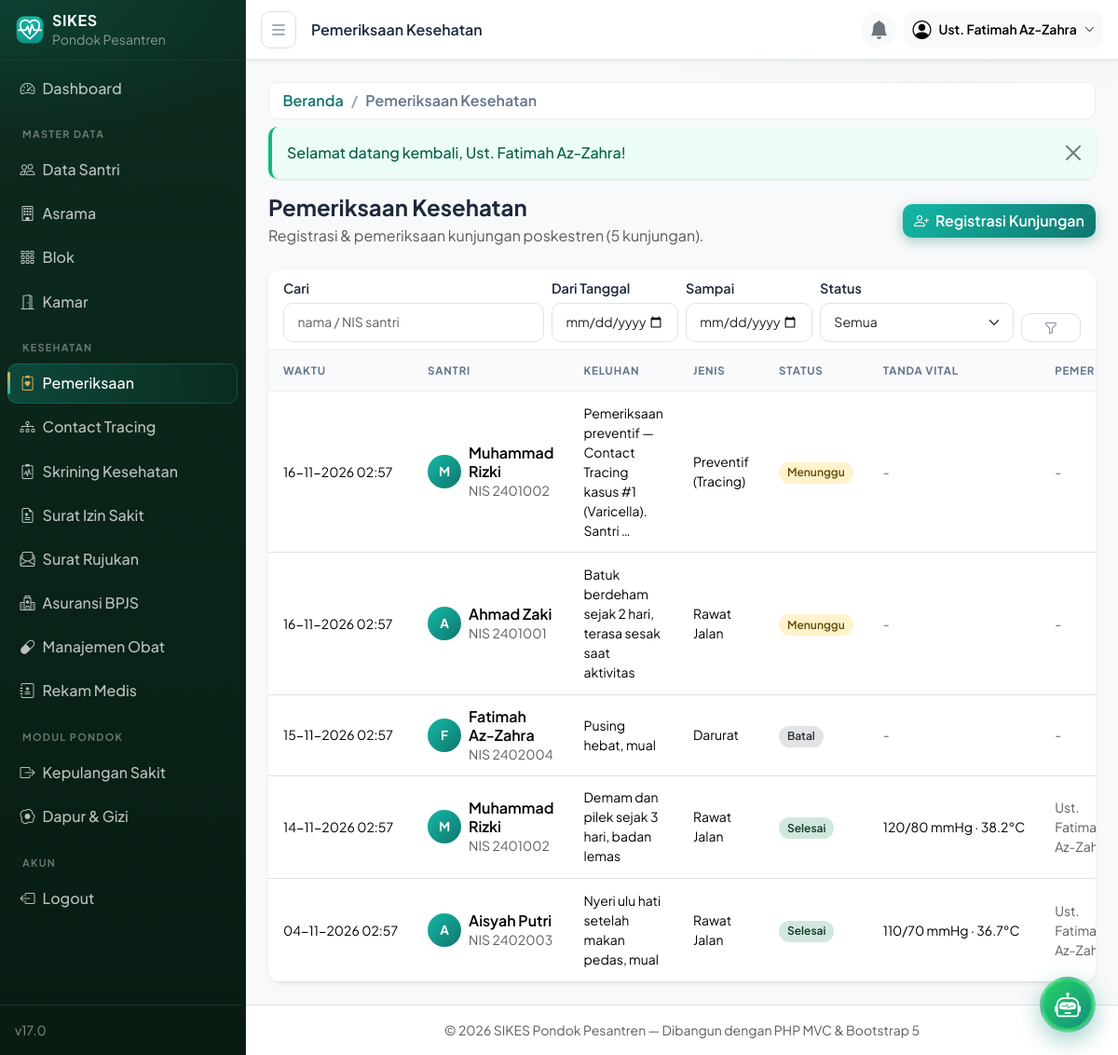
Screenshot of /pemeriksaan (signed in) with the database file from the repository.
### tables this page shows
CREATE TABLE pemeriksaan (
  id                 BIGINT UNSIGNED AUTO_INCREMENT PRIMARY KEY,
  santri_id          INT UNSIGNED NOT NULL,
  tanggal_kunjungan  DATETIME NOT NULL,
  jenis_kunjungan    ENUM('rawat_jalan','darurat','kontrol','preventif') NOT NULL DEFAULT 'rawat_jalan',
  keluhan            TEXT NOT NULL,
  pemeriksaan_awal   TEXT DEFAULT NULL,
  suhu_c             DECIMAL(4,1) DEFAULT NULL COMMENT '33.0 - 45.0',
  td_sistol          SMALLINT UNSIGNED DEFAULT NULL COMMENT '50 - 300 mmHg',
  td_diastol         SMALLINT UNSIGNED DEFAULT NULL COMMENT '20 - 200 mmHg',
  nadi               SMALLINT UNSIGNED DEFAULT NULL COMMENT '20 - 250 x/menit',
  pernapasan         SMALLINT UNSIGNED DEFAULT NULL COMMENT '5 - 80 x/menit',
  hasil_pemeriksaan  TEXT DEFAULT NULL,
  diagnosis          TEXT DEFAULT NULL COMMENT 'isian manual tenaga medis',
  tindakan           TEXT DEFAULT NULL,
  resep_obat         TEXT DEFAULT NULL,
  catatan_lanjutan   TEXT DEFAULT NULL,
  tanggal_kontrol    DATE DEFAULT NULL,
  status             ENUM('menunggu','selesai','batal') NOT NULL DEFAULT 'menunggu',
  pemeriksa_id       INT UNSIGNED DEFAULT NULL,
  petugas_id         INT UNSIGNED DEFAULT NULL,
  created_at         TIMESTAMP NOT NULL DEFAULT CURRENT_TIMESTAMP,
  updated_at         TIMESTAMP NOT NULL DEFAULT CURRENT_TIMESTAMP ON UPDATE CURRENT_TIMESTAMP,
  INDEX idx_pemeriksaan_tanggal (tanggal_kunjungan),
  INDEX idx_pemeriksaan_status  (status),
  CONSTRAINT fk_pemeriksaan_santri FOREIGN KEY (santri_id) REFERENCES santri (id)
    ON DELETE CASCADE ON UPDATE CASCADE,
  CONSTRAINT fk_pemeriksaan_pemeriksa FOREIGN KEY (pemeriksa_id) REFERENCES users (id)
    ON DELETE SET NULL ON UPDATE CASCADE,
  CONSTRAINT fk_pemeriksaan_petugas FOREIGN KEY (petugas_id) REFERENCES users (id)
    ON DELETE SET NULL ON UPDATE CASCADE
);

CREATE TABLE santri (
  id            INT UNSIGNED AUTO_INCREMENT PRIMARY KEY,
  nis           VARCHAR(20) NOT NULL UNIQUE,
  nisn          VARCHAR(15) DEFAULT NULL UNIQUE,
  nama          VARCHAR(100) NOT NULL,
  jenis_kelamin ENUM('L','P') NOT NULL,
  tempat_lahir  VARCHAR(100) DEFAULT NULL,
  tanggal_lahir DATE DEFAULT NULL,
  alamat        VARCHAR(255) DEFAULT NULL,
  no_telepon    VARCHAR(20) DEFAULT NULL,
  wali_id       INT UNSIGNED DEFAULT NULL,
  kamar_id      INT UNSIGNED DEFAULT NULL COMMENT 'NULL = belum ditempatkan',
  status        ENUM('aktif','nonaktif') NOT NULL DEFAULT 'aktif',
  created_at    TIMESTAMP NOT NULL DEFAULT CURRENT_TIMESTAMP,
  updated_at    TIMESTAMP NOT NULL DEFAULT CURRENT_TIMESTAMP ON UPDATE CURRENT_TIMESTAMP,
  INDEX idx_santri_nama (nama),
  INDEX idx_santri_status (status),
  CONSTRAINT fk_santri_wali FOREIGN KEY (wali_id) REFERENCES wali_santri (id)
    ON DELETE SET NULL ON UPDATE CASCADE,
  CONSTRAINT fk_santri_kamar FOREIGN KEY (kamar_id) REFERENCES kamar (id)
    ON DELETE SET NULL ON UPDATE CASCADE
);

CREATE TABLE users (
  id         INT UNSIGNED AUTO_INCREMENT PRIMARY KEY,
  nama       VARCHAR(100) NOT NULL,
  username   VARCHAR(50)  NOT NULL UNIQUE,
  email      VARCHAR(100) DEFAULT NULL,
  password   VARCHAR(255) NOT NULL COMMENT 'bcrypt via password_hash()',
  role_id    INT UNSIGNED NOT NULL,
  is_active  TINYINT(1) NOT NULL DEFAULT 1,
  last_login DATETIME DEFAULT NULL,
  created_at TIMESTAMP NOT NULL DEFAULT CURRENT_TIMESTAMP,
  updated_at TIMESTAMP NOT NULL DEFAULT CURRENT_TIMESTAMP ON UPDATE CURRENT_TIMESTAMP,
  CONSTRAINT fk_users_role FOREIGN KEY (role_id) REFERENCES roles (id)
    ON DELETE RESTRICT ON UPDATE CASCADE
);

### app/core/helpers.php (called while the page is built, shortened)
<?php
function e(?string $value): string
{
    return htmlspecialchars($value ?? '', ENT_QUOTES, 'UTF-8');
}
function base_url(string $path = ''): string
{
    return APP_URL . '/' . ltrim($path, '/');
}
function app_base_path(): string
{
    $dir = rtrim(str_replace('\\', '/', dirname($_SERVER['SCRIPT_NAME'] ?? '/')), '/');
    return $dir;
}
function current_path(): string
{
    $uri  = parse_url($_SERVER['REQUEST_URI'] ?? '/', PHP_URL_PATH) ?: '/';
    $base = app_base_path();
    $uri = '/' . trim($uri, '/');
    return $uri === '//' ? '/' : $uri;
}

### app/core/Controller.php (called while the page is built, shortened)
<?php
abstract class Controller
{
    protected function view(string $view, array $vars = [], ?string $layout = 'layouts/main'): void
    {
        extract($vars, EXTR_SKIP);
        require ROOT_PATH . '/app/views/' . str_replace('..', '', $layout) . '.php';
    }
}

### app/controllers/PemeriksaanController.php (called while the page is built, shortened)
<?php
class PemeriksaanController extends Controller
{
    private Pemeriksaan $pemeriksaan;
    public function __construct()
    {
        $this->pemeriksaan = new Pemeriksaan();
    }
    public function index(): void
    {
        $filters = [
            'q'         => trim($_GET['q'] ?? ''),
            'date_from' => trim($_GET['date_from'] ?? ''),
            'date_to'   => trim($_GET['date_to'] ?? ''),
            'status'    => in_array($_GET['status'] ?? '', ['menunggu', 'selesai', 'batal'], true) ? $_GET['status'] : '',
        ];
        $page = max(1, (int) ($_GET['page'] ?? 1));
        $this->view('pemeriksaan/index', [
            'title'   => 'Pemeriksaan Kesehatan',
            'user'    => Auth::user(),
            'data'    => $this->pemeriksaan->paginate($page, 10, $filters),
            'filters' => $filters,
        ]);
    }
}

### app/core/App.php (called while the page is built, shortened)
<?php
class App
{
    public function run(): void
    {
        $router = new Router();
        $router->dispatch();
    }
}

### public/index.php (called while the page is built, shortened)
<?php
require ROOT_PATH . '/app/core/helpers.php';
require ROOT_PATH . '/app/core/App.php';
(new App\Core\App())->run();

### app/core/Session.php (called while the page is built, shortened)
<?php
class Session
{
    public static function user(): ?array
    {
        $user = $_SESSION['user'] ?? null;
        return $user;
    }
}

### app/core/Auth.php (called while the page is built, shortened)
<?php
final class Auth
{
    public static function user(): ?array
    {
        return Session::user();
    }
    public static function hasPermission(string $permission): bool
    {
        $user = Session::user();
        return in_array($permission, $user['permissions'] ?? [], true);
    }
}

### app/core/Database.php (called while the page is built, shortened)
<?php
class Database
{
    private static ?Database $instance = null;
    private PDO $pdo;
    private function __construct()
    {
        $dsn = sprintf('mysql:host=%s;port=%s;dbname=%s;charset=%s', DB_HOST, DB_PORT, DB_NAME, DB_CHARSET);
        try {
            $this->pdo = new PDO($dsn, DB_USER, DB_PASS, [
                PDO::ATTR_ERRMODE            => PDO::ERRMODE_EXCEPTION,
                PDO::ATTR_DEFAULT_FETCH_MODE => PDO::FETCH_ASSOC,
                PDO::ATTR_EMULATE_PREPARES   => false,
            ]);
        } catch (PDOException $e) {
            if (APP_ENV === 'development') {
                exit('Koneksi database gagal: ' . $e->getMessage()
                    . ' — periksa app/config/config.php dan pastikan database sudah diimpor.');
            }
            exit('Terjadi kesalahan pada server. Silakan coba lagi nanti.');
        }
    }
    public static function getInstance(): Database
    {
        return self::$instance ??= new self();
    }
    public function query(string $sql, array $params = []): PDOStatement
    {
        $stmt = $this->pdo->prepare($sql);
        $stmt->execute($params);
        return $stmt;
    }
    public function fetchAll(string $sql, array $params = []): array
    {
        return $this->query($sql, $params)->fetchAll();
    }
}

### app/models/Pemeriksaan.php (called while the page is built, shortened)
<?php
class Pemeriksaan extends Model
{
    public function paginate(int $page, int $perPage, array $f = []): array
    {
        $offset = max(0, ($page - 1) * $perPage);
        $where  = [];
        $params = [];
        $whereSql = $where ? ' WHERE ' . implode(' AND ', $where) : '';
        $join     = ' FROM pemeriksaan p JOIN santri s ON s.id = p.santri_id';
        $total = (int) ($this->db->fetch(
            "SELECT COUNT(*) AS total{$join}{$whereSql}", $params
        )['total'] ?? 0);
        $rows = $this->db->fetchAll(
            self::BASE . "{$whereSql} ORDER BY p.tanggal_kunjungan DESC, p.id DESC
            LIMIT {$perPage} OFFSET {$offset}",
            $params
        );
        return ['rows' => $rows, 'total' => $total, 'page' => $page, 'pages' => max(1, (int) ceil($total / $perPage))];
    }
}

### app/core/Model.php (called while the page is built, shortened)
<?php
abstract class Model
{
    public function __construct()
    {
        $this->db = Database::getInstance();
    }
}

### app/views/pemeriksaan/index.php (the view, shortened to what this page needs)
<?php
 $statusMap = ['menunggu' => 'warning', 'selesai' => 'success', 'batal' => 'secondary'];
?>
<div class="d-flex flex-wrap align-items-center justify-content-between mb-4 gap-2">
    <div>
        <h1 class="h4 fw-bold mb-1">Pemeriksaan Kesehatan</h1>
        <p class="text-muted mb-0">Registrasi &amp; pemeriksaan kunjungan poskestren (<?= (int) $data['total'] ?> kunjungan).</p>
    </div>
    <?php if (Auth::hasPermission('pemeriksaan.create')): ?>
    <a href="<?= base_url('/pemeriksaan/create') ?>" class="btn btn-brand">
        <i class="bi bi-person-plus me-1"></i> Registrasi Kunjungan
    </a>
    <?php endif; ?>
</div>
<?php require ROOT_PATH . '/app/views/partials/flash.php'; ?>
<div class="card border-0 shadow-sm">
    <div class="card-header bg-white">
        <form class="row g-2 align-items-end" method="GET" action="<?= base_url('/pemeriksaan') ?>">
            <div class="col-md-4">
                <label class="form-label small mb-1">Cari</label>
                <input type="text" name="q" class="form-control form-control-sm"
                       placeholder="nama / NIS santri" value="<?= e($filters['q']) ?>">
            </div>
            <div class="col-6 col-md-2">
                <label class="form-label small mb-1">Dari Tanggal</label>
                <input type="date" name="date_from" class="form-control form-control-sm" value="<?= e($filters['date_from']) ?>">
            </div>
            <div class="col-6 col-md-2">
                <label class="form-label small mb-1">Sampai</label>
                <input type="date" name="date_to" class="form-control form-control-sm" value="<?= e($filters['date_to']) ?>">
            </div>
            <div class="col-6 col-md-3">
                <label class="form-label small mb-1">Status</label>
                <select name="status" class="form-select form-select-sm">
                    <option value="">Semua</option>
                </select>
            </div>
            <div class="col-6 col-md-1 d-grid">
                <button class="btn btn-sm btn-outline-secondary"><i class="bi bi-funnel"></i></button>
            </div>
        </form>
    </div>
    <div class="table-responsive">
        <table class="table table-hover align-middle mb-0">
            <thead><tr>
                <th>Waktu</th><th>Santri</th><th>Keluhan</th><th>Jenis</th><th>Status</th>
                <th>Tanda Vital</th><th>Pemeriksa</th><th class="text-end">Aksi</th>
            </tr></thead>
            <tbody>
            <?php foreach ($data['rows'] as $row): ?>
                <tr>
                    <td class="small text-nowrap"><?= e(date('d-m-Y H:i', strtotime($row['tanggal_kunjungan']))) ?></td>
                    <td>
                        <div class="d-flex align-items-center gap-2">
                            <div class="avatar-sm"><?= e(strtoupper(mb_substr($row['santri_nama'], 0, 1))) ?></div>
                            <div class="lh-sm">
                                <div class="fw-semibold"><?= e($row['santri_nama']) ?></div>
                                <small class="text-muted">NIS <?= e($row['nis']) ?></small>
                            </div>
                        </div>
                    </td>
                    <td class="small" style="max-width:220px"><?= e(mb_strimwidth($row['keluhan'], 0, 70, '…')) ?></td>
                    <td class="small"><?= Pemeriksaan::JENIS_LABEL[$row['jenis_kunjungan']] ?? e($row['jenis_kunjungan']) ?></td>
                    <td>
                        <span class="badge bg-<?= $statusMap[$row['status']] ?>-subtle text-<?= $statusMap[$row['status']] ?>-emphasis">
                            <?= Pemeriksaan::STATUS_LABEL[$row['status']] ?>
                        </span>
                    </td>
                    <td class="small text-nowrap">
                        <?php if ($row['suhu_c'] !== null || $row['td_sistol'] !== null): ?>
                            <?= $row['td_sistol'] !== null ? e($row['td_sistol'] . '/' . $row['td_diastol']) . ' mmHg' : '' ?>
                            <?= $row['suhu_c'] !== null ? ($row['td_sistol'] !== null ? ' · ' : '') . e((string) $row['suhu_c']) . '°C' : '' ?>
                        <?php else: ?>
                            <span class="text-muted">-</span>
                        <?php endif; ?>
                    </td>
                    <td class="small text-muted">
                        <?= $row['pemeriksa_nama'] ? e($row['pemeriksa_nama']) : '<span class="text-muted">-</span>' ?>
                    </td>
                </tr>
            <?php endforeach; ?>
            </tbody>
        </table>
    </div>
</div>

### app/core/Router.php (shortened to what this page needs)
<?php
class Router
{
    private array $routes = [];
    private function add(string $method, string $path, string $handler, ?string $permission): void
    {
        $this->routes[] = compact('method', 'path', 'handler', 'permission');
    }
    public function dispatch(): void
    {
        $httpMethod = strtoupper($_SERVER['REQUEST_METHOD']);
        $uri        = current_path();
        foreach ($this->routes as $route) {
            if ($route['method'] !== $httpMethod) {
                continue;
            }
            if (preg_match($this->toRegex($route['path']), $uri, $matches)) {
                $params = array_values(array_filter($matches, 'is_string', ARRAY_FILTER_USE_KEY));
                $this->invoke($route['handler'], $params);
                return;
            }
        }
    }
    private function toRegex(string $path): string
    {
        $regex = preg_replace('#\{([a-zA-Z_][a-zA-Z0-9_]*)\}#', '(?<$1>[a-zA-Z0-9_-]+)', $path);
        return '#^' . $regex . '$#';
    }
    private function invoke(string $handler, array $params): void
    {
        [$controllerName, $action] = explode('@', $handler);
        (new $class())->{$action}(...$params);
    }
}

### rows the page displays
pemeriksaan: tanggal_kunjungan "16-11-2026 02:57", santri.nama "M", santri.nama "Muhammad Rizki", santri.nis "2401002", keluhan "Pemeriksaan preventif — Contact Tracing kasus #1 (Varicella). Santri …", jenis_kunjungan "Preventif (Tracing)", status "Menunggu"
pemeriksaan: tanggal_kunjungan "16-11-2026 02:57", santri.nama "A", santri.nama "Ahmad Zaki", santri.nis "2401001", keluhan "Batuk berdeham sejak 2 hari, terasa sesak saat aktivitas", jenis_kunjungan "Rawat Jalan", status "Menunggu"
pemeriksaan: tanggal_kunjungan "15-11-2026 02:57", santri.nama "F", santri.nama "Fatimah Az-Zahra", santri.nis "2402004", keluhan "Pusing hebat, mual", jenis_kunjungan "Darurat", status "Batal"
pemeriksaan: tanggal_kunjungan "14-11-2026 02:57", santri.nama "M", santri.nama "Muhammad Rizki", santri.nis "2401002", keluhan "Demam dan pilek sejak 3 hari, badan lemas", jenis_kunjungan "Rawat Jalan", status "Selesai", td_sistol+td_diastol "120/80", suhu_c "38.2", pemeriksa.nama "Ust.…"
pemeriksaan: tanggal_kunjungan "04-11-2026 02:57", santri.nama "A", santri.nama "Aisyah Putri", santri.nis "2402003", keluhan "Nyeri ulu hati setelah makan pedas, mual", jenis_kunjungan "Rawat Jalan", status "Selesai", td_sistol+td_diastol "110/70", suhu_c "36.7", pemeriksa.nama "Ust.…"

### other values shown
$bcItem['label'] "Beranda"
$bcItem['label'] "Pemeriksaan Kesehatan"
$message "Selamat datang kembali, Ust. Fatimah Az-Zahra!"
